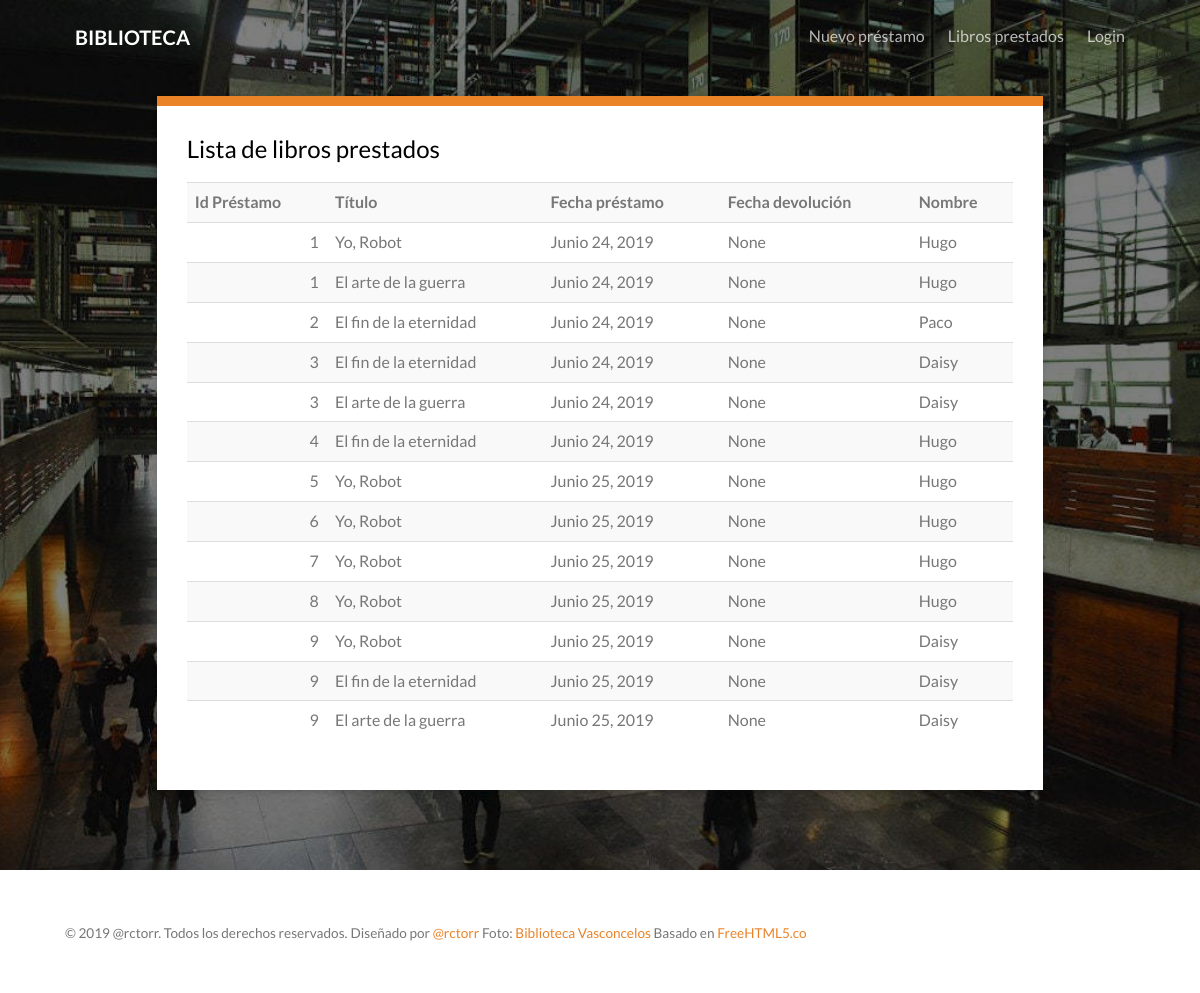
The page / on the database its author committed.
### catalogo/models.py (models this page shows, shortened)
class Prestamo(models.Model):
    usuario = models.ForeignKey(Usuario, on_delete=models.CASCADE, related_name="prestamos")
    fechaPre = models.DateField(auto_now_add=True)
    fechaDev = models.DateField(null=True, blank=True)
    libros = models.ManyToManyField(Libro, related_name="prestamos")

class Libro(models.Model):
    titulo = models.CharField(max_length=128)
    editorial = models.CharField(max_length=80)
    numPag = models.SmallIntegerField()
    autores = models.SmallIntegerField()

class Usuario(models.Model):
    nombre = models.CharField(max_length=40)
    apellidos = models.CharField(max_length=80)
    edad = models.SmallIntegerField()
    GENERO_OPCIONES = [
        ("M", "Mujer"),
        ("H", "Hombre"),
    ]
    genero = models.CharField(max_length=1, choices=GENERO_OPCIONES)
    direccion = models.CharField(max_length=256, null=True, blank=True)

### catalogo/views.py (the view)
# urls.py: path("", views.index, name="index"),
def index(request):
    prestamos = Prestamo.objects.all()
    grupos = request.user.groups.values_list("name", flat=True)
    return render(request, "catalogo/index.html",
        {"prestamos":prestamos, "grupos":grupos}
    )

### catalogo/templates/catalogo/index.html (shortened to what this page needs)
{% extends "base.html" %}
{% block contenido %}
<h3>Lista de libros prestados</h3>
<table class="table table-responsive table-hover table-striped ">
    <tr>
        <th>Id Préstamo</th>
        <th>Título</th>
        <th>Fecha préstamo</th>
        <th>Fecha devolución</th>
        <th>Nombre</th>
    </tr>
    {% for p in prestamos %}
    {%  for l in p.libros.all %}
    <tr>
        <td class="text-right">{{ p.id }}</td>
        <td>{{ l.titulo }}</td>
        <td>{{ p.fechaPre }}</td>
        <td>{{ p.fechaDev }}</td>
        <td>{{ p.usuario.nombre }}</td>
    </tr>
    {%   endfor %}
    {% endfor %}
</table>
{% endblock %}

### catalogo/templates/base.html (shortened to what this page needs)
<!DOCTYPE HTML>
<html>
<head>
	<link rel="stylesheet" href="/static/catalogo/css/animate.css">
	<link rel="stylesheet" href="/static/catalogo/css/icomoon.css">
	<link rel="stylesheet" href="/static/catalogo/css/themify-icons.css">
	<link rel="stylesheet" href="/static/catalogo/css/bootstrap.css">
	<link rel="stylesheet" href="/static/catalogo/css/magnific-popup.css">
	<link rel="stylesheet" href="/static/catalogo/css/bootstrap-datepicker.min.css">
	<link rel="stylesheet" href="/static/catalogo/css/owl.carousel.min.css">
	<link rel="stylesheet" href="/static/catalogo/css/owl.theme.default.min.css">
	<link rel="stylesheet" href="/static/catalogo/css/style.css">
</head>
<body>
	<div id="page">
	<nav class="gtco-nav" role="navigation">
		<div class="gtco-container">
			<div class="row">
				<div class="col-sm-4 col-xs-12">
					<div id="gtco-logo"><a href="/">Biblioteca</a></div>
				</div>
				<div class="col-xs-8 text-right menu-1">
					<ul>
						<li><a href="/prestamo/nuevo/">Nuevo préstamo</a></li>
						<li><a href="/">Libros prestados</a></li>
						{% if user.username == "" %}
						<li><a href="/login/">Login</a></li>
						{% else %}
						<li><a href="/logout/">{{ user.username }}</a></li>
						{% endif %}
					</ul>
				</div>
			</div>
		</div>
	</nav>
	<header id="gtco-header" class="gtco-cover" style="background-image: url(/static/catalogo/images/biblioteca-50.jpg)">
		<div class="gtco-container">
			<div class="row row-mt-list">
				<div class="col-md-10 col-md-push-1 text-left animate-box" data-animate-effect="fadeInUp">
					<div class="list-wrap">
						<div class="tab">
							<div class="tab-content">
								<div class="tab-content-inner active" data-content="list">
									{% block contenido %}{% endblock %}
								</div>
							</div>
						</div>
					</div>
				</div>
			</div>
		</div>
	</header>
	<footer id="gtco-footer" role="contentinfo">
		<div class="gtco-container">
			<div class="row">
				<div class="col-md-12">
					<p class="pull-left">
						<small class="block">&copy; 2019 @rctorr. Todos los derechos reservados.</small>
						<small class="block">Diseñado por <a href="https://twitter.com/rctorr" target="_blank">@rctorr</a> Foto: <a href="https://www.bibliotecavasconcelos.gob.mx" target="_blank">Biblioteca Vasconcelos</a> Basado en <a href="https://freehtml5.co/" target="_blank">FreeHTML5.co</a></small>
					</p>
				</div>
			</div>
		</div>
	</footer>
	</div>
</body>
</html>

### catalogo/static/catalogo/css/style.css (style rules this page uses)
body { font-family: "Lato", Arial, sans-serif; font-weight: 400; font-size: 16px; line-height: 1.7; color: #777; background: #fff; }
#page { position: relative; overflow-x: hidden; width: 100%; height: 100%; -webkit-transition: 0.5s; -o-transition: 0.5s; transition: 0.5s; }
a { color: #ea8328; -webkit-transition: 0.5s; -o-transition: 0.5s; transition: 0.5s; }
p { margin-bottom: 20px; }
h1, h2, h3, h4, h5, h6, figure { color: #000; font-family: "Lato", Arial, sans-serif; font-weight: 400; margin: 0 0 20px 0; }
.gtco-container { max-width: 1100px; position: relative; margin: 0 auto; padding-left: 15px; padding-right: 15px; }
.gtco-nav { position: absolute; top: 0; left: 0; margin: 0; padding: 0; width: 100%; padding: 20px 0; z-index: 1001; }
.gtco-nav #gtco-logo { font-size: 20px; margin: 0; padding: 0; text-transform: uppercase; font-weight: bold; }
.gtco-nav a { padding: 5px 10px; color: #fff; }
.gtco-nav ul { padding: 0; margin: 2px 0 0 0; }
.gtco-nav ul li { padding: 0; margin: 0; list-style: none; display: inline; }
.gtco-nav ul li a { font-size: 16px; padding: 30px 10px; color: rgba(255, 255, 255, 0.7); -webkit-transition: 0.3s; -o-transition: 0.3s; transition: 0.3s; }
#gtco-header { background: #4d4d4d; }
#gtco-header .list-wrap { border-top: 10px solid #ea8328; position: relative; width: 100%; -webkit-box-shadow: 0px 2px 5px 0px rgba(0, 0, 0, 0.15); -moz-box-shadow: 0px 2px 5px 0px rgba(0, 0, 0, 0.15); box-shadow: 0px 2px 5px 0px rgba(0, 0, 0, 0.15); }
#gtco-header .list-wrap .tab-content { z-index: 10; position: relative; clear: both; background: #fff; padding: 30px; }
#gtco-header .list-wrap .tab-content .tab-content-inner { display: none; }
#gtco-header .list-wrap .tab-content .tab-content-inner.active { display: block; }
#gtco-header, #gtco-counter, .gtco-bg { background-size: cover; background-position: top center; background-repeat: no-repeat; position: relative; }
.gtco-cover { background-size: cover; background-position: center center; background-repeat: no-repeat; position: relative; float: left; width: 100%; padding: 5em 0px; }
.gtco-cover > .gtco-container { position: relative; z-index: 10; }
#gtco-features, #gtco-features-2, #gtco-products, #gtco-services, #gtco-subscribe, #gtco-footer, .gtco-section { padding: 3em 0; clear: both; position: relative; }
#gtco-offcanvas a { color: rgba(255, 255, 255, 0.5); }
#gtco-offcanvas ul { padding: 0; margin: 0; }
#gtco-offcanvas ul li { padding: 0; margin: 0; list-style: none; }
.row-mt-list { margin-top: 1em; }
.js .animate-box { opacity: 0; }

### rows shown on the page
Prestamo: id "1", fechaPre "Junio 24, 2019", fechaDev "None", usuario.nombre "Hugo"
Libro: titulo "Yo, Robot"
Libro: titulo "El arte de la guerra"
Prestamo: id "2", fechaPre "Junio 24, 2019", fechaDev "None", usuario.nombre "Paco"
Libro: titulo "El fin de la eternidad"
Prestamo: id "3", fechaPre "Junio 24, 2019", fechaDev "None", usuario.nombre "Daisy"
Prestamo: id "4", fechaPre "Junio 24, 2019", fechaDev "None", usuario.nombre "Hugo"
Prestamo: id "5", fechaPre "Junio 25, 2019", fechaDev "None", usuario.nombre "Hugo"
Prestamo: id "6", fechaPre "Junio 25, 2019", fechaDev "None", usuario.nombre "Hugo"
Prestamo: id "7", fechaPre "Junio 25, 2019", fechaDev "None", usuario.nombre "Hugo"
Prestamo: id "8", fechaPre "Junio 25, 2019", fechaDev "None", usuario.nombre "Hugo"
Prestamo: id "9", fechaPre "Junio 25, 2019", fechaDev "None", usuario.nombre "Daisy"
